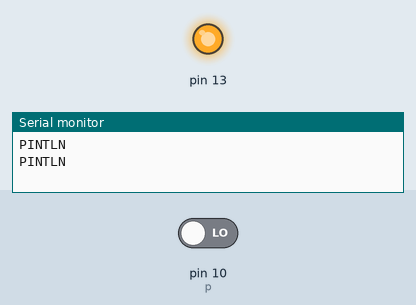
Bench run of a sketch on a simulated Arduino Uno, built with avr-gcc and run on an emulated ATmega328P. On the bench: output pins drawn as LEDs (lit = HIGH), the last lines printed to the serial monitor. The test bench sets the inputs (shaded band); at power-on: pin 10 (p) LOW.

Above: at 1.2 s.
1.3 s: pin 10 (p) driven HIGH
At 1.8 s:
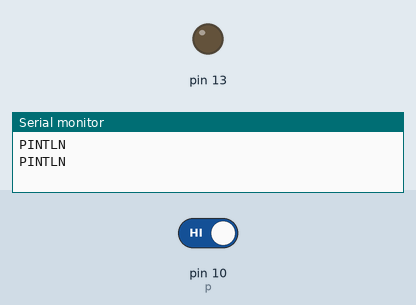
2.8 s: pin 10 (p) driven LOW
At 4.2 s:
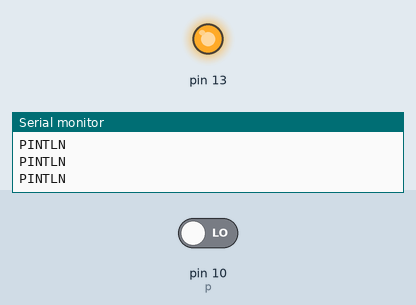
Timing chart, 0 to 5.8 s (numbered marks = the images above; inputs shaded):
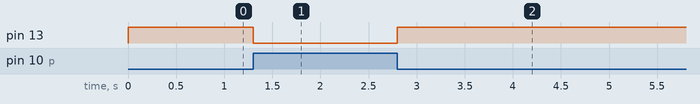

The sketch:

T1_B_.ino
```cpp
#include <Arduino_FreeRTOS.h>
 int p =10;
// Initialize tasks
void LED(void *param);
void PRINT(void *param);

// Initialize tasks handlers
TaskHandle_t Task_Handle1;
TaskHandle_t Task_Handle2;

void setup() {
  // put your setup code here, to run once:
  pinMode(p,INPUT);
  pinMode(13, OUTPUT);
  Serial.begin(9600);

  // Create tasks
  // xTaskCreate params:  Task, task name, task memory (don't worry about it for now), priority, task handler
  // Priority: The highest priority, it will run first
  xTaskCreate(LED, "Tasks1", 100, NULL, 1, &Task_Handle1);
  xTaskCreate(PRINT, "Tasks2", 100, NULL, 1, &Task_Handle2);

}

void loop() {
  // Don't put code right here
}

void LED(void *param){
  (void) param;


  while(1){
    if(digitalRead(p) == HIGH){
    digitalWrite(13, LOW); // Turn off led
    while(digitalRead(p) == HIGH);
  }else digitalWrite(13, HIGH); // Turn on led
  }
}

void PRINT(void *param){
  (void) param;

  // Infinite loop
  while(1){
    Serial.println("PINTLN");
    vTaskDelay(1000/portTICK_PERIOD_MS); // The Arduino will print to serial monitor each 1sec
  }
}
```

Measured:
- after the input at 1.3 s, pin 13: HIGH → LOW at once
- after the input at 2.8 s, pin 13: LOW → HIGH at once
